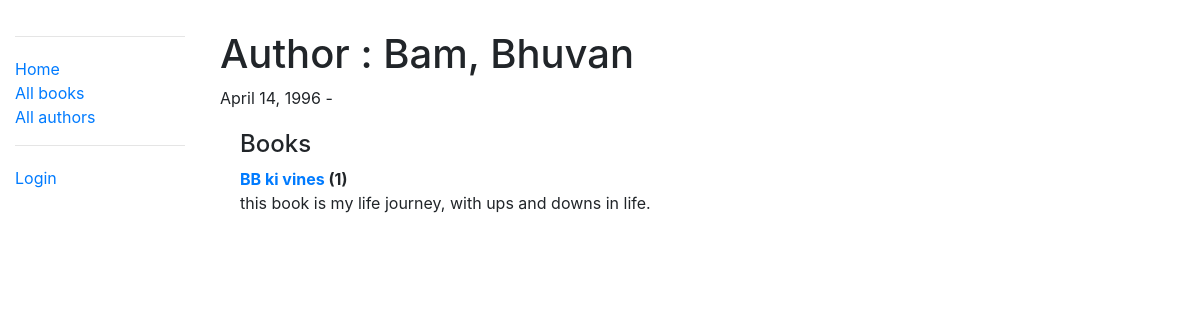
The app's page /catalog/author/1 with its own data.
### catalog/models.py (models this page shows, shortened)
class Author(models.Model):
    first_name = models.CharField(max_length=100)
    last_name = models.CharField(max_length=100)
    date_of_birth = models.DateField(null=True, blank=True)
    date_of_death = models.DateField('died', null=True, blank=True)
    class Meta:
        ordering = ['last_name', 'first_name']
    def __str__(self):
        return '{0}, {1}'.format(self.last_name, self.first_name)

class Book(models.Model):
    title = models.CharField(max_length=200)
    author = models.ForeignKey('Author', on_delete=models.SET_NULL, null=True)
    summary = models.TextField(max_length=1000, help_text="Enter a brief description of the book")
    isbn = models.CharField('ISBN', max_length=13,
                            help_text='13 Character <a href="https://www.isbn-international.org/content/what-isbn'
                                      '">ISBN number</a>')
    genre = models.ManyToManyField(Genre, help_text="Select a genre for this book")
    language = models.ForeignKey('Language', on_delete=models.SET_NULL, null=True)
    def display_genre(self):
        """Creates a string for the Genre. This is required to display genre in Admin."""
        return ', '.join([genre.name for genre in self.genre.all()[:3]])
    display_genre.short_description = 'Genre'
    def __str__(self):
        return self.title

### catalog/views.py (the view)
# urls.py: path('author/<int:pk>', views.AuthorDetailView.as_view(), name='author-detail'),
class AuthorDetailView(generic.DetailView):
    model = Author

### catalog/templates/catalog/author_detail.html (shortened to what this page needs)
{% extends "base_generic.html" %}
{% block content %}
<div style="margin-left:20px;margin-top:30px">
    <h1>Author : {{ author }} </h1>
    <p>{{author.date_of_birth}} - {% if author.date_of_death %}{{author.date_of_death}}{% endif %}</p>
    <div style="margin-left:20px;margin-top:20px">
        <h4>Books</h4>
        <dl>
            {% for book in author.book_set.all %}
            <dt><a href="{% url 'book-detail' book.pk %}">{{book}}</a> ({{book.bookinstance_set.all.count}})</dt>
            <dd>{{book.summary}}</dd>
            {% endfor %}
        </dl>
    </div>
</div>
{% endblock %}

### records on screen
Author: last_name+first_name "Bam, Bhuvan", date_of_birth "April 14, 1996"
Book: title "BB ki vines", bookinstance_set.all.count "1", summary "this book is my life journey, with ups and downs in life."
